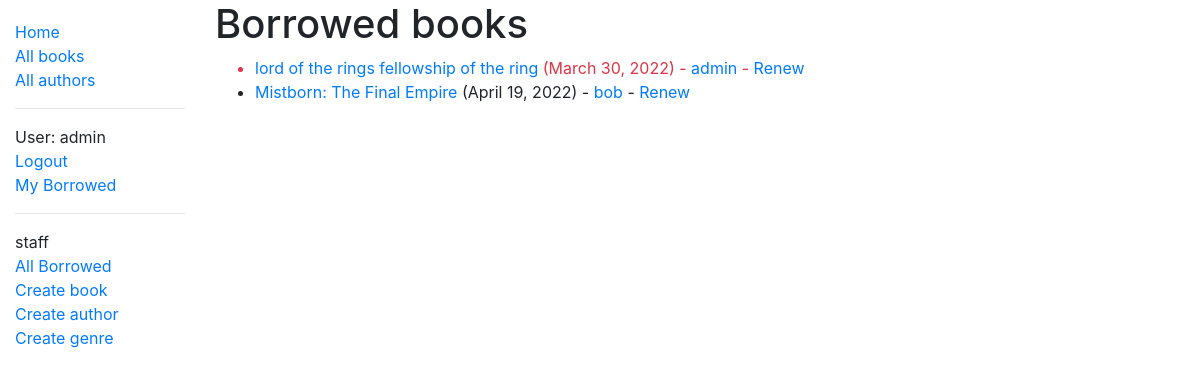
Before: /catalog/allmybooks/ (signed in) with the older database file.
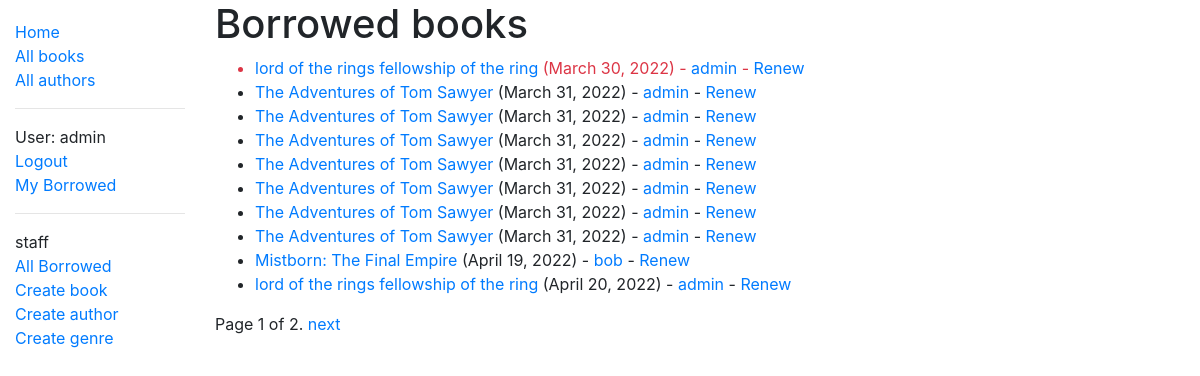
After: the same page with the newer database file.
### catalog/models.py (models this page shows, shortened)
class BookInstance(models.Model):
    borrower = models.ForeignKey(User, on_delete=models.SET_NULL, null=True, blank=True)
    id = models.UUIDField(primary_key=True, default=uuid.uuid4, help_text='Unique ID for this particular book')
    book = models.ForeignKey('Book', on_delete=models.RESTRICT, null=True)
    imprint = models.CharField(max_length=200)
    due_back = models.DateField(null=True, blank=True)
    LOAN_STATUS = (
        ('m', 'Maintenance'),
        ('o', 'On loan'),
        ('a', 'Available'),
        ('r', 'Reserved'),
    )
    status = models.CharField(
         max_length=1,
         choices=LOAN_STATUS,
         blank=True,
         default='m',
         help_text='Book availability',
     )
    class Meta:
        ordering = ['due_back']
        permissions = (("can_mark_returned", "Set book as returned"),)
    @property
    def is_overdue(self):
        if self.due_back and date.today() > self.due_back:
            return True
        return False

class Book(models.Model):
    title = models.CharField(max_length=200)
    photo = models.ImageField(default='null', upload_to='books/')
    author = models.ForeignKey('Author', on_delete=models.SET_NULL, null=True)
    summary = models.TextField(max_length=10000, help_text='Enter a brief description of the book')
    isbn = models.CharField('ISBN', max_length=13, unique=True, help_text='13 character')
    genre = models.ManyToManyField(Genre, help_text='Select a genre for this book')
    def display_genre(self):
        return ', '.join(genre.name for genre in self.genre.all()[:3])
    display_genre.short_description = 'Genre'

### catalog/views.py (the view)
# urls.py: path('allmybooks/', views.AllLoanedBooksByUserListView.as_view(), name='all-my-borrowed'),
class AllLoanedBooksByUserListView(PermissionRequiredMixin, generic.ListView):
    permission_required = 'catalog.can_mark_returned'
    """Generic class-based view listing books on loan to current user."""
    model = BookInstance
    template_name ='catalog/all_bookinstance_list_borrowed_user.html'
    paginate_by = 10
    def get_queryset(self):
        return BookInstance.objects.filter(status__exact='o').order_by('due_back')

### catalog/templates/catalog/all_bookinstance_list_borrowed_user.html
{% extends "base_generic.html" %}
{% block content %}
<h1>Borrowed books</h1>
    {% if bookinstance_list %}
    <ul>
      {% for bookinst in bookinstance_list %}
      <li class="{% if bookinst.is_overdue %}text-danger{% endif %}">
        <a href="{% url 'book-detail' bookinst.book.pk %}">{{bookinst.book.title}}</a> ({{ bookinst.due_back }}) -
          {% if perms.catalog.can_mark_returned%}
           <a href="{% url 'book-return' %}">{{bookinst.borrower}}</a> - <a href="{% url 'renew-book-librarian' bookinst.id %}">Renew</a>
          {%endif%}
      </li>
      {% endfor %}
    </ul>
    {% else %}
      <p>There are no books borrowed.</p>
    {% endif %}
{% endblock %}

### catalog/templates/base_generic.html (shortened to what this page needs)
<!DOCTYPE html>
<html lang="en">
<head>
  <link rel="stylesheet" href="https://cdn.jsdelivr.net/npm/bootstrap@4.5.3/dist/css/bootstrap.min.css">
  {% load static %}
  <link rel="stylesheet" href="{% static 'css/styles.css' %}">
</head>
<body>
  <div class="container-fluid">
    <div class="row">
      <div class="col-sm-2">
      {% block sidebar %}
        <ul class="sidebar-nav">
          <li><a href="{% url 'index' %}">Home</a></li>
          <li><a href="{% url 'books' %}">All books</a></li>
          <li><a href="{% url 'authors' %}">All authors</a></li>
	  <hr>
	  {% if user.is_authenticated %}
	  <li>User: {{user.get_username }}</li>
	  <li><a href="{% url 'logout' %}?next={{request.path}}">Logout</a></li>
	   <li><a href="{% url 'my-borrowed' %}">My Borrowed</a></li>
	  {% else %}
	  <li><a href="{% url 'login' %}?next={{request.path}}">Login</a></li>
	  <li><a href="{% url 'password_reset' %}">Password reset</a></li>
	  {% endif %}
	  {% if perms.catalog.can_mark_returned %}
          <hr>
	  <li><a>staff</a></li>
	  <li><a href="{% url 'all-my-borrowed' %}">All Borrowed</a></li>
	  <li><a href="{% url 'book-create' %}">Create book</a></li>
	  <li><a href="{% url 'author-create' %}">Create author</a></li>
	  <li><a href="{% url 'genre-create' %}">Create genre</a></li>
	  {% endif %}
	</ul>
	{% endblock %}
      </div>
      <div class="col-sm-10 ">{% block content %}{% endblock %}{% block pagination %}
    {% if is_paginated %}
        <div class="pagination">
            <span class="page-links">
                <span class="page-current">
                    Page {{ page_obj.number }} of {{ page_obj.paginator.num_pages }}.
                </span>
                {% if page_obj.has_next %}
                    <a href="{{ request.path }}?page={{ page_obj.next_page_number }}">next</a>
                {% endif %}
            </span>
        </div>
    {% endif %}
  {% endblock %}
</div>
    </div>
  </div>
</body>
</html>

Changed rows visible on the page:
added BookInstance: book "The Adventures of Tom Sawyer", due_back "March 31, 2022", borrower "admin"
added BookInstance: book "The Adventures of Tom Sawyer", due_back "March 31, 2022", borrower "admin"
added BookInstance: book "The Adventures of Tom Sawyer", due_back "March 31, 2022", borrower "admin"
added BookInstance: book "The Adventures of Tom Sawyer", due_back "March 31, 2022", borrower "admin"
added BookInstance: book "The Adventures of Tom Sawyer", due_back "March 31, 2022", borrower "admin"
added BookInstance: book "The Adventures of Tom Sawyer", due_back "March 31, 2022", borrower "admin"
added BookInstance: book "The Adventures of Tom Sawyer", due_back "March 31, 2022", borrower "admin"
added BookInstance: book "lord of the rings fellowship of the ring", due_back "April 20, 2022", borrower "admin"
Other visible differences:
{{ page_obj.number }}: (not shown) → "1"
{{ page_obj.paginator.num_pages }}: (not shown) → "2"
text now shown: "Page of . next"
